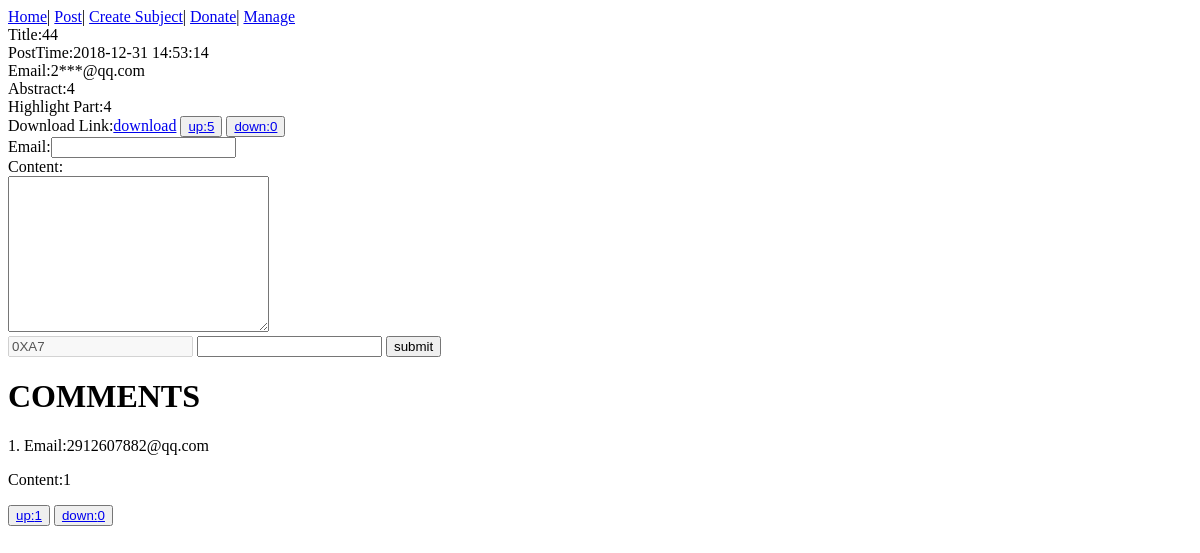
/article/5, run on an earlier commit of the app's database.
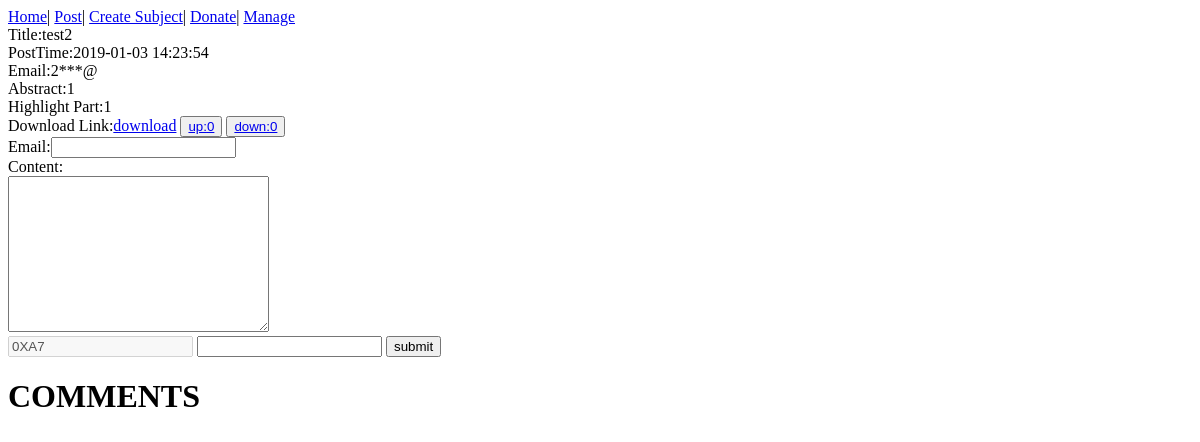
And on a later commit of the database.
### model.py (models this page shows, shortened)
class Article(db.Model):
    __tablename__ = 'article'
    id = db.Column(db.Integer,primary_key=True)
    title = db.Column(db.Text)
    user_id = db.Column(db.Text,db.ForeignKey('user.id'))
    subject_id = db.Column(db.Integer,db.ForeignKey('subject.id'))
    abstract = db.Column(db.Text)
    highlight_part = db.Column(db.Text)
    postTime = db.Column(db.Text)
    accessNum = db.Column(db.Integer,default=0)
    commentNum = db.Column(db.Integer,default=0)
    upvoteNum = db.Column(db.Integer,default=0)
    downvoteNum = db.Column(db.Integer,default=0)
    hided = db.Column(db.Integer,default=0)
    dl_link = db.Column(db.Text)
    comments = db.relationship('Comment')
    user = db.relationship('User', lazy='subquery')

class User(db.Model):
    __tablename__ = 'user'
    id = db.Column(db.Integer, primary_key=True)
    email = db.Column(db.Text)
    articles = db.relationship('Article')
    comments = db.relationship('Comment')

class Comment(db.Model):
    __tablename__ = 'comment'
    id = db.Column(db.Integer,primary_key=True)
    user_id = db.Column(db.Text, db.ForeignKey('user.id'))
    email = db.Column(db.Text)
    article_id = db.Column(db.Integer,db.ForeignKey('article.id'))
    content = db.Column(db.Text)
    score = 0
    postTime = db.Column(db.Text)
    accessNum = db.Column(db.Integer,default=0)
    commentNum = db.Column(db.Integer,default=0)
    upvoteNum = db.Column(db.Integer,default=0)
    downvoteNum = db.Column(db.Integer,default=0)

### app.py (the view)
@app.route('/article/<article_id>')
def article(article_id):
    article = articleService.find_by_id(article_id)
    user = userService.find_by_id(article.user_id)
    ip = ipService.find_ip_by_ip(request.remote_addr)
    aip = ipService.find_aip_both(article_id,ip.id)
    comments = commentService.find_by_articleid(article_id)
    comments.reverse()
    if aip is None:#第一次访问
        aip = ArticleIp(ip_id=ip.id,article_id=article_id,vote_state=0)
        ipService.insert(aip)
        articleService.addAccess(article)
    return render_template('article.html',article = article,user=user,comments=comments,flag=0)

### app.py (called while the page is built)
@app.before_request
def before_request():
    addr = request.remote_addr
    ip = ipService.find_ip_by_ip(addr)
    if ip is None:
        ip = IP(addr=addr, is_blocked=0)
        ipService.insert(ip)
    elif ip.is_blocked == 1:
        os.abort(403)

### services.py (called while the page is built)
    def find_by_id(self,id):
        article = Article.query.filter_by(id=id).first()
        return article

    def find_by_id(self,user_id):
        user = User.query.filter_by(id=user_id).first()
        return user

    def find_ip_by_ip(self,addr):
        ip = IP.query.filter_by(addr=addr).first()
        return ip

    def find_aip_both(self,article_id,ip_id):
        aip = ArticleIp.query.filter_by(article_id=article_id, ip_id=ip_id).first()
        return aip

    def find_by_articleid(self,article_id):
        return Comment.query.filter_by(article_id=article_id).all()

### templates/article.html (shortened to what this page needs)
{% extends "base.html" %}
{% block content %}
<div class="articlePage">
        Title:{{ article.title }}<br/>
        PostTime:{{ article.postTime }}<br/>
        Email:{{ user.email[0]+"***"+user.email[user.email.index('@'):] }}<br/>
        Abstract:{{ article.abstract }}<br/>
        Highlight Part:{{ article.highlight_part }}<br/>
        Download Link:<a href="../{{ article.dl_link }}">download</a>
        <button><a href="../upvote/{{ article.id }}">up:{{ article.upvoteNum }}</a></button>
        <button><a href="../downvote/{{ article.id }}">down:{{ article.downvoteNum }}</a></button>
 </div>
<div class="post comment" >
    <form action="/{{ article.id }}/comment" method="post"  id="form">
         Email:<input type="email" name="email" required><br/>
         Content:<br/> <textarea name="content" id="" cols="30" rows="10"></textarea><br/>
    </form>
    <input type="text" id="code" disabled>
    <input type="text" id="input">
    <button onclick="validate()">submit</button>
</div>
 <div class="comment" >
 <h1>COMMENTS</h1>
    {% for comment in comments %}
        <p>{{ loop.index }}. Email:{{ comment.email }}</p>
        <p> Content:{{ comment.content }}</p>
        <button><a href="../cupvote/{{ comment.id }}">up:{{ comment.upvoteNum }}</a></button>
        <button><a href="../cdownvote/{{ comment.id }}">down:{{ comment.downvoteNum }}</a></button>
    {% endfor %}
 </div>
{% endblock %}

### templates/base.html (shortened to what this page needs)
<!DOCTYPE html>
<html lang="en">
<head>
</head>
<body>
<nav>
    <a href="/">Home</a>|
    <a href="/post">Post</a>|
    <a href="/create_subject_page">Create Subject</a>|
    <a href="/donate">Donate</a>|
    <a href="/manage">Manage</a>
</nav>
<div id="content">{% block content %}{% endblock %}</div>
</body>
</html>

What changed in the data, as far as the page shows it:
no longer on this page (row edited): User: email "2***@qq.com"
removed Comment: email "2912607882@qq.com", content "1", upvoteNum "1", downvoteNum "0"
changed Article: title "44" → "test2"; postTime "2018-12-31 14:53:14" → "2019-01-03 14:23:54"; abstract "4" → "1"; highlight_part "4" → "1"; upvoteNum "5" → "0"
added User: email "2***@"
